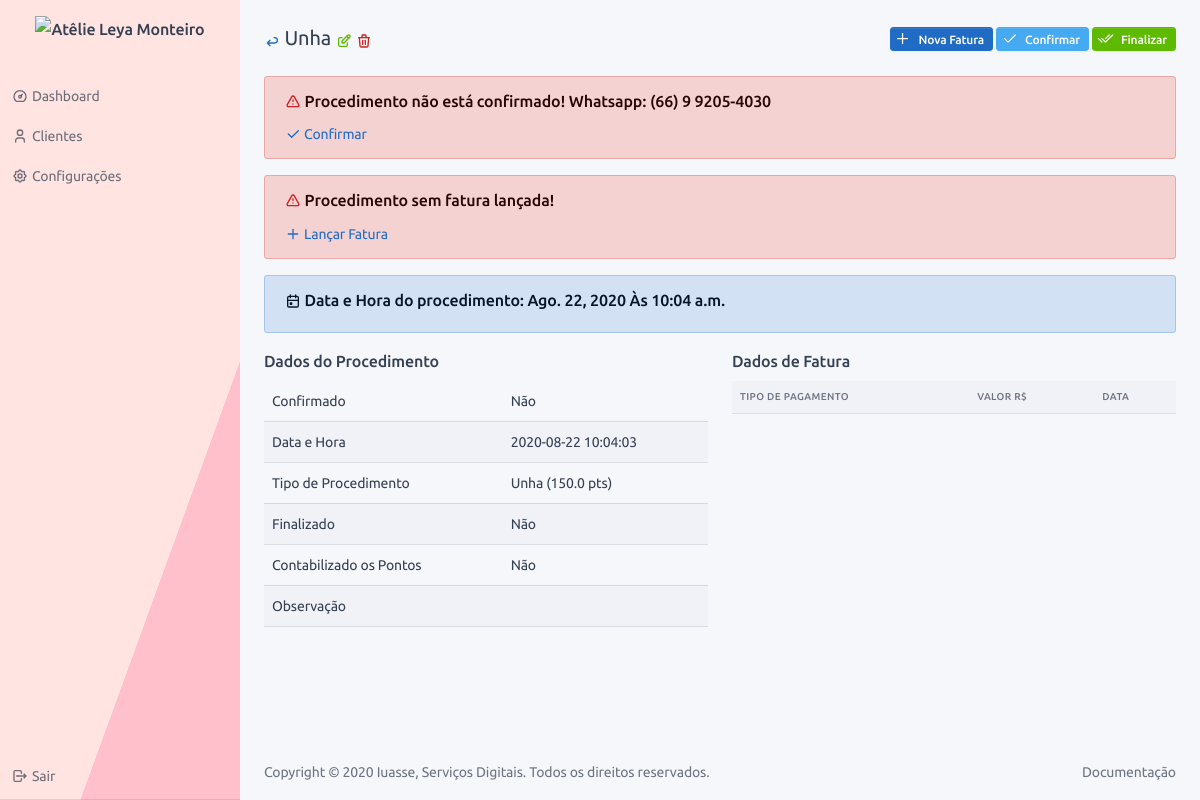
/service/2/8/profile/ (signed in), run on an earlier commit of the app's database.
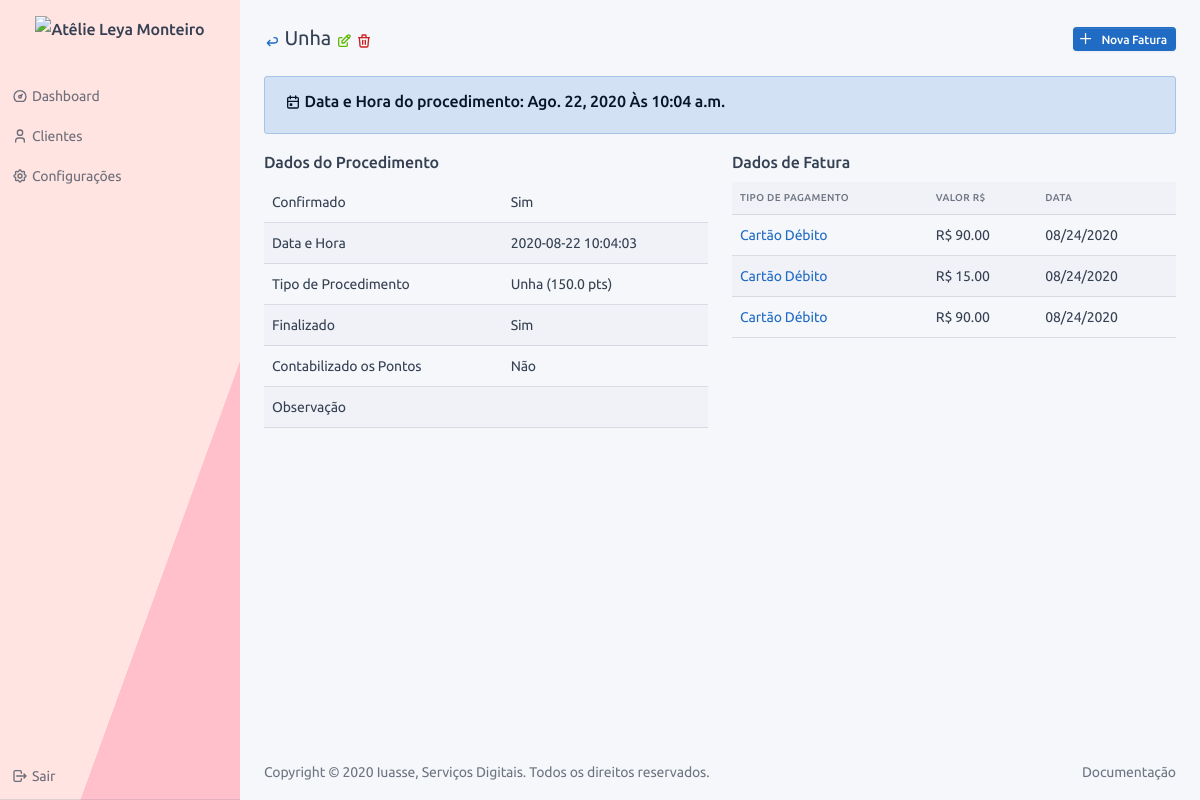
And on a later commit of the database.
### service/models.py (models this page shows, shortened)
class OrderOfService(BaseModel):
    type_of_service = models.ForeignKey("config.TypeOfService", verbose_name="Procedimento", on_delete=models.SET_NULL,
                                        null=True)
    status = models.ForeignKey("config.StatusService", verbose_name="Status", on_delete=models.PROTECT)
    finished = models.BooleanField("finalizado", default=False,
                                   help_text="Marque apenas quando procedimento finalizado")
    counted = models.BooleanField("contabilizado", default=False, help_text="Procedimento já foi contabilizado?")
    confirmed = models.BooleanField("confirmado", default=False, help_text="Procedimento foi confirmado?")
    date = models.DateField("Data", default=now)
    time = models.TimeField("Hora", default=now)
    observation = models.TextField("observação", blank=True)
    customer = models.ForeignKey("users.CustomUser", verbose_name="Cliente", on_delete=models.CASCADE, blank=True,
                                 null=True)
    def get_full_name(self):
        return "{}".format(self.type_of_service)
    def get_back_url(self):
        return reverse('users:customuser:profile', kwargs={'pk': self.customer.pk})
    def get_delete_url(self):
        return reverse(self.get_reverse_delete, kwargs={'cpk': self.customer.pk, 'pk': self.pk})
    def get_edit_url(self):
        return reverse(self.get_reverse_edit, kwargs={'cpk': self.customer.pk, 'pk': self.pk})
    def get_new_invoice_url(self):
        return reverse('financial:invoice:create', kwargs={'spk': self.pk})
    def get_confirmed_url(self):
        return reverse('service:orderofservice:confirmed', kwargs={'cpk': self.customer.pk, 'pk': self.pk})
    def get_finished_url(self):
        return reverse('service:orderofservice:finished', kwargs={'cpk': self.customer.pk, 'pk': self.pk})
    def get_dict_data(self):
        return {
            'Confirmado': "Sim" if self.confirmed else "Não",
            'Data e Hora': "{} {}".format(self.date, self.time),
            'Tipo de Procedimento': "{} ({} pts)".format(self.type_of_service, self.type_of_service.rewarded_points),
            'Finalizado': "Sim" if self.finished else "Não",
            'Contabilizado os Pontos': "Sim" if self.counted else "Não",
            'Observação': self.observation,
        }
    def get_invoice_sorted_by_date(self):
        retDict = {}
        for s in self.invoice_set.all().order_by('-date', '-id'):
            m_y = "{}/{}".format(s.date.month, s.date.year)
            if m_y in retDict:
                retDict[m_y]['invoices'].append(s)
            else:
                retDict[m_y] = {}
                retDict[m_y]['invoices'] = []
                retDict[m_y]['invoices'].append(s)
        return retDict
    def get_past_date_without_invoice(self):
        return self.date < date.today() and self.invoice_set.all().count() == 0

### config/models.py (models this page shows, shortened)
class BaseConfigModel(BaseModel):
    name = models.CharField("nome", max_length=128)
    def __str__(self):
        return self.name
    class Meta:
        abstract = True

class TypeOfService(BaseConfigModel):
    value = models.DecimalField("Valor", max_digits=11, decimal_places=2, default=0,
                                help_text="Valor do procedimento, ele será usado para auto preenchimento de alguns "
                                          "campos!")
    rewarded_points = models.FloatField("pontos ganhos", default=0)

class TypeOfPayment(BaseConfigModel):
    pass

### users/models.py (models this page shows, shortened)
class CustomUser(AbstractUser):
    birth_day = models.DateField('data de nascimento', blank=True, null=True)
    whatsapp = models.CharField('whatsapp', max_length=16)
    total_of_points = models.FloatField(default=0, verbose_name='Total de pontos')
    total_of_points_redeemed = models.FloatField(default=0, verbose_name='Total de pontos resgatados')
    total_of_points_not_redeemed = models.FloatField(default=0, verbose_name='Total de pontos não resgatados')

### financial/models.py (models this page shows, shortened)
class Invoice(BaseModel):
    order_of_service = models.ForeignKey("service.OrderOfService", verbose_name="Procedimento",
                                         on_delete=models.CASCADE, null=True, blank=True,
                                         help_text="Procedimento a qual esse lançamento pertence.")
    type_of_payment = models.ForeignKey("config.TypeOfPayment", verbose_name="Tipo de Pagamento",
                                        on_delete=models.PROTECT, help_text="Qual foi o tipo de pagamento?")
    value = models.DecimalField("Valor", max_digits=11, decimal_places=2, help_text="O valor que foi pago.")
    date = models.DateField("Data", default=now, help_text="Data do pagamento.")
    observation = models.TextField("Observação", blank=True, null=True)
    def get_absolute_url(self):
        return reverse('service:orderofservice:profile',
                       kwargs={'cpk': self.order_of_service.customer.pk, 'pk': self.order_of_service.pk})
    def get_edit_url(self):
        return reverse(self.get_reverse_edit, kwargs={'spk': self.order_of_service.pk, 'pk': self.pk})

### service/views.py (the view)
# urls.py: path('<int:cpk>/<int:pk>/profile/', OrderOfServiceProfile.as_view(), name='profile'),
class OrderOfServiceProfile(LoginRequiredMixin, View):
    template = 'service/profile.html'
    title = TITLE_VIEW_ORDER_OF_SERVICE
    subtitle = SUBTITLE_ORDER_OF_SERVICE
    def get(self, request, cpk, pk):
        return render(request, self.template, {'obj': OrderOfService.objects.get(pk=pk)})

### base/models.py (called while the page is built)
    @property
    def get_reverse_delete(self):
        return '{}:{}:delete'.format(self._meta.app_label, self._meta.model_name)

    @property
    def get_reverse_edit(self):
        return '{}:{}:edit'.format(self._meta.app_label, self._meta.model_name)

### frontend/context_processors.py (called while the page is built)
def frontend_template_context(request):
    return {
        'NAME_OF_ENTERPRISE': settings.NAME_OF_ENTERPRISE,
        'VERSION': settings.VERSION,
        'ICON_HOME': ICON_HOME,
        'ICON_LOGOUT': ICON_LOGOUT,
        'ICON_LINK': ICON_LINK,
        'ICON_EYE': ICON_EYE,
        'ICON_ARROW_BACK': ICON_ARROW_BACK,
        'ICON_DELETE': ICON_DELETE,
        'ICON_EDIT': ICON_EDIT,
        'ICON_ADD': ICON_ADD,
        'ICON_CALENDAR': ICON_CALENDAR,
        'ICON_DEVICE': ICON_DEVICE,
        'ICON_PERSON': ICON_PERSON,
        'ICON_NEW_PERSON': ICON_NEW_PERSON,
        'ICON_SETTINGS': ICON_SETTINGS,
        'ICON_TRIANGLE_ALERT': ICON_TRIANGLE_ALERT,
        'ICON_BUG': ICON_BUG,
        'ICON_DASHBOARD': ICON_DASHBOARD,
        'ICON_CHECK': ICON_CHECK,
        'ICON_DOUBLE_CHECK': ICON_DOUBLE_CHECK,
        'ICON_GIFT': ICON_GIFT,
    }

### frontend/templates/service/profile.html
{% extends 'base.html' %}
{% block content %}
<div class="container-fluid">
    <div class="page-header">
        <div class="row align-items-center">
            <div class="col-auto">
                <h2 class="page-title">
                    <a href="{{obj.get_back_url}}" rel="tooltip" title="Voltar">
                        <span class="text-primary">{{ICON_ARROW_BACK|safe}}</span>
                    </a>
                    {{obj.get_full_name}}
                    <a href="{{obj.get_edit_url}}" rel="tooltip" title="Editar">
                        <span class="text-success">{{ICON_EDIT|safe}}</span>
                    </a>
                    <a href="{{obj.get_delete_url}}" rel="tooltip" title="Deletar">
                        <span class="text-danger">{{ICON_DELETE|safe}}</span>
                    </a>
                </h2>
            </div>
            <div class="col-auto ml-auto d-print-none">
                <a class="btn btn-sm btn-primary d-none d-sm-inline-block ml-auto"
                   href="{{obj.get_new_invoice_url}}">
                    {{ICON_ADD|safe}}
                    Nova Fatura
                </a>
                {% if not obj.confirmed %}
                <a class="btn btn-sm btn-info d-none d-sm-inline-block"
                   href="{{obj.get_confirmed_url}}">
                    {{ICON_CHECK|safe}}
                    Confirmar
                </a>
                {% endif %}
                {% if not obj.finished %}
                <a class="btn btn-sm btn-success d-none d-sm-inline-block"
                   href="{{obj.get_finished_url}}">
                    {{ICON_DOUBLE_CHECK|safe}}
                    Finalizar
                </a>
                {% endif %}
            </div>
        </div>
    </div>
    {% if not obj.confirmed %}
    <div class="col-md-12">
        <div class="alert alert-danger">
            <h3>
                <span class="text-danger">{{ICON_TRIANGLE_ALERT|safe}}</span>
                Procedimento não está confirmado! Whatsapp: {{obj.customer.whatsapp}}
            </h3>
            <a href="{{obj.get_confirmed_url}}">
                {{ICON_CHECK|safe}}
                Confirmar
            </a>
        </div>
    </div>
    {% endif %}
    {% if obj.get_past_date_without_invoice %}
    <div class="col-md-12">
        <div class="alert alert-danger">
            <h3>
                <span class="text-danger">{{ICON_TRIANGLE_ALERT|safe}}</span>
                Procedimento sem fatura lançada!
            </h3>
            <a href="{{obj.get_new_invoice_url}}">
                {{ICON_ADD|safe}}
                Lançar Fatura
            </a>
        </div>
    </div>
    {% endif %}
    <div class="col-md-12">
        <div class="alert alert-primary">
            <h3>
                {{ICON_CALENDAR|safe}}
                Data e Hora do procedimento: {{obj.date}} Às {{obj.time}}
            </h3>
        </div>
    </div>
    <div class="row">
        <div class="col-md-6">
            <h3>Dados do Procedimento</h3>
            <div class="table-responsive">
                <table class="table table-hover table-striped">
                    {% for k, v in obj.get_dict_data.items %}
                    <tr>
                        <td>{{k}}</td>
                        <td>{{v|default_if_none:""}}</td>
                    </tr>
                    {% endfor %}
                </table>
            </div>
        </div>
        <div class="col-md-6">
            <h3>
                Dados de Fatura
            </h3>
            <div class="table-responsive">
                <table class="table table-hover table-striped">
                    <thead>
                    <tr>
                        <th>Tipo de Pagamento</th>
                        <th>Valor R$</th>
                        <th>Data</th>
                    </tr>
                    </thead>
                    {% for k, v in obj.get_invoice_sorted_by_date.items %}
                    {% for kk,vv in v.items %}
                    {% for s in vv %}
                    <tr onclick="window.location='{{s.get_absolute_url}}'">
                        <td>
                            <a href="{{s.get_edit_url}}">
                                {{s.type_of_payment}}
                            </a>
                        </td>
                        <td>R$ {{s.value}}</td>
                        <td>{{s.date|date:"SHORT_DATE_FORMAT"}}</td>
                    </tr>
                    {% endfor %}
                    {% endfor %}
                    {% endfor %}
                </table>
            </div>
        </div>
    </div>
</div>
{% endblock %}

### frontend/templates/base.html (shortened to what this page needs)
<!DOCTYPE html>
<html lang="en">
<head>
    {% load static %}
    <link href="{% static 'dist/css/tabler.min.css' %}" rel="stylesheet"/>
    <link href="{% static 'custom/css/custom-css.css' %}" rel="stylesheet"/>
</head>
{% block body_html %}
<body class="antialiased">
{% block sidebar %}{% include "sidebar.html" %}{% endblock %}
<div class="page">
    <div class="content" id="content">
        {% block content %}{% include "dashboard.html" %}{% endblock %}
        {% block footer %}{% include "footer.html" %}{% endblock %}
    </div>
</div>
</body>
{% endblock %}
</html>

### frontend/templates/sidebar.html (shortened to what this page needs)
{% load static %}
<aside class="navbar navbar-vertical navbar-expand-lg navbar-light bg-login">
    <div class="container">
        <a class="navbar-brand navbar-brand-autodark" href="{% url 'dashboard' %}">
            <img alt="{{NAME_OF_ENTERPRISE}}" class="navbar-brand-image" src="{% static 'logo-bar.svgz' %}">
        </a>
        <div class="collapse navbar-collapse" id="navbar-menu">
            <ul class="navbar-nav pt-lg-3">
                <li class="nav-item {% if request.resolver_match.url_name == 'dashboard' %}active{% endif %}">
                    <a class="nav-link" href="{% url 'dashboard' %}">
                        <span class="nav-link-icon d-md-none d-lg-inline-block">
                          {{ICON_DASHBOARD|safe}}
                        </span>
                        <span class="nav-link-title">Dashboard</span>
                    </a>
                </li>
                <li class="nav-item {% if 'user' in request.path %}active{% endif %}">
                    <a class="nav-link" href="{% url 'users:customuser:view' %}">
                         <span class="nav-link-icon d-md-none d-lg-inline-block">
                          {{ICON_PERSON|safe}}
                        </span>
                        <span class="nav-link-title">Clientes</span>
                    </a>
                </li>
                <li class="nav-item {% if 'config' in request.path %}active{% endif %}">
                    <a class="nav-link" href="{% url 'config:index' %}">
                        <span class="nav-link-icon d-md-none d-lg-inline-block">
                          {{ICON_SETTINGS|safe}}
                        </span>
                        <span class="nav-link-title">Configurações</span>
                    </a>
                </li>
                <li class="nav-item mt-auto">
                    <a class="nav-link" data-target="#modal-logout" data-toggle="modal" href="#">
                        <span class="nav-link-icon d-md-none d-lg-inline-block">
                          {{ICON_LOGOUT|safe}}
                        </span>
                        <span class="nav-link-title">Sair</span>
                    </a>
                </li>
            </ul>
        </div>
    </div>
</aside>

### frontend/templates/footer.html
<footer class="footer footer-transparent">
    <div class="container">
        <div class="row text-center align-items-center flex-row-reverse">
            <div class="col-lg-auto ml-lg-auto">
                <ul class="list-inline list-inline-dots mb-0">
                    <li class="list-inline-item"><a class="link-secondary" href="./docs/index.html">Documentação</a>
                    </li>
                </ul>
            </div>
            <div class="col-12 col-lg-auto mt-3 mt-lg-0">
                Copyright © 2020
                <a class="link-secondary" href="https://iuasse.com.br">Iuasse, Serviços Digitais</a>.
                Todos os direitos reservados.
            </div>
        </div>
    </div>
</footer>

### frontend/static/custom/css/custom-css.css (style rules this page uses)
.bg-login { background: linear-gradient(-70deg, pink 30%, rgba(255,228,225, 1) 30.1%); }

### frontend/templates/base.html (style rules this page uses)
body { display: none; }

What changed in the data, as far as the page shows it:
changed OrderOfService "Unha": confirmed False → True (drawn); finished False → True (drawn); customer.whatsapp "(66) 9 9205-4030" → (not shown)
added Invoice: type_of_payment "Cartão Débito", value "90.00", date "08/24/2020"
added Invoice: type_of_payment "Cartão Débito", value "15.00", date "08/24/2020"
added Invoice: type_of_payment "Cartão Débito", value "90.00", date "08/24/2020"
Also different on the page:
new list line: "Confirmado Sim"
new list line: "Finalizado Sim"
text no longer shown: "Confirmar Finalizar Procedimento não está confirmado! Whatsapp: Confirmar Procedimento sem fatura lançada! Lançar Fatura"
list line gone: "Confirmado Não"
list line gone: "Finalizado Não"
